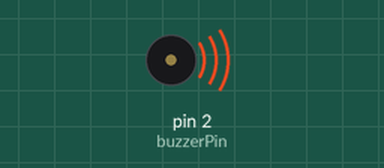
Recording of a sketch running on a simulated Arduino Uno, built with avr-gcc and run on an emulated ATmega328P. On the bench: buzzer (waves = sounding).

Above: at 2.2 s.
At 4.6 s:
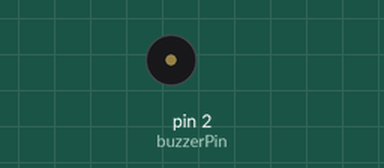
Timing chart, 0 to 7.4 s (numbered marks = the images above):
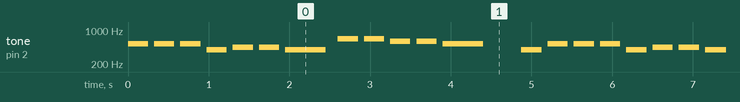

Measured:
- by itself, tone on pin 2 (buzzerPin): plays 523 Hz for 0.25 s, 523 Hz for 0.25 s, 523 Hz for 0.25 s, 392 Hz for 0.25 s, 440 Hz for 0.25 s, 440 Hz for 0.25 s … (309 notes in this stretch)

The sketch:

Arduino-Melody.ino
```cpp
/*
  Based on Tom Igoe's code
  http://www.arduino.cc/en/Tutorial/Tone
*/

#include "pitches.h"

#define buzzerPin 2

// notes in the melody:
// use 0 for a rest
// put each measure on its own line
int melody[] = {
  NOTE_C5, NOTE_C5, NOTE_C5, NOTE_G4,
  NOTE_A4, NOTE_A4, NOTE_G4, NOTE_E5,
  NOTE_E5, NOTE_D5, NOTE_D5, NOTE_C5,
  0, NOTE_G4, NOTE_C5, NOTE_C5,
  NOTE_C5, NOTE_G4, NOTE_A4, NOTE_A4,
  NOTE_G4, NOTE_E5, NOTE_E5, NOTE_D5,
  NOTE_D5, NOTE_C5, 0, NOTE_G4, NOTE_G4

};

// note durations: 1 = whole note, 4 = quarter note, 8 = eighth note, etc.:
// be sure each note or rest in the melody above has a corresponding duration below
// put each measure on its own line
int noteDurations[] = {
  4, 4, 4, 4,
  4, 4, 2, 4,
  4, 4, 4, 2,
  4, 4, 4, 4,
  4, 4, 4, 4,
  2, 4, 4, 4,
  4, 2, 4, 8,
  8,

};

// set the tempo
// a tempo of 60 is one beat per second
// a tempo of 120 would be twice as fast
int beatsPerMinute = 60;

void setup() {

}

void loop() {
  // iterate over the notes of the melody:
  int len = sizeof(melody)/sizeof(melody[0]);
  for (int thisNote = 0; thisNote < len; thisNote++) {

    // to calculate the note duration, take one second divided by the note type.
    //e.g. quarter note = 1000 / 4, eighth note = 1000/8, etc.
    int noteDuration = static_cast<int>(1000 / noteDurations[thisNote] * 60 / beatsPerMinute);
    tone(buzzerPin, melody[thisNote], noteDuration);

    // to distinguish the notes, set a minimum time between them.
    // the note's duration + 30% seems to work well:
    int pauseBetweenNotes = noteDuration * 1.30;
    delay(pauseBetweenNotes);
    // stop the tone playing:
    noTone(buzzerPin);
  }
  // Pause before playing again
  delay(1000);
}
```

pitches.h
```cpp
/*************************************************
 * Public Constants
 *************************************************/

#define NOTE_B0  31
#define NOTE_C1  33
#define NOTE_CS1 35
#define NOTE_D1  37
#define NOTE_DS1 39
#define NOTE_E1  41
#define NOTE_F1  44
#define NOTE_FS1 46
#define NOTE_G1  49
#define NOTE_GS1 52
#define NOTE_A1  55
#define NOTE_AS1 58
#define NOTE_B1  62
#define NOTE_C2  65
#define NOTE_CS2 69
#define NOTE_D2  73
#define NOTE_DS2 78
#define NOTE_E2  82
#define NOTE_F2  87
#define NOTE_FS2 93
#define NOTE_G2  98
#define NOTE_GS2 104
#define NOTE_A2  110
#define NOTE_AS2 117
#define NOTE_B2  123
#define NOTE_C3  131
#define NOTE_CS3 139
#define NOTE_D3  147
#define NOTE_DS3 156
#define NOTE_E3  165
#define NOTE_F3  175
#define NOTE_FS3 185
#define NOTE_G3  196
#define NOTE_GS3 208
#define NOTE_A3  220
#define NOTE_AS3 233
#define NOTE_B3  247
#define NOTE_C4  262
#define NOTE_CS4 277
#define NOTE_D4  294
#define NOTE_DS4 311
#define NOTE_E4  330
#define NOTE_F4  349
#define NOTE_FS4 370
#define NOTE_G4  392
#define NOTE_GS4 415
#define NOTE_A4  440
#define NOTE_AS4 466
#define NOTE_B4  494
#define NOTE_C5  523
#define NOTE_CS5 554
#define NOTE_D5  587
#define NOTE_DS5 622
#define NOTE_E5  659
#define NOTE_F5  698
#define NOTE_FS5 740
#define NOTE_G5  784
#define NOTE_GS5 831
#define NOTE_A5  880
#define NOTE_AS5 932
#define NOTE_B5  988
#define NOTE_C6  1047
#define NOTE_CS6 1109
#define NOTE_D6  1175
#define NOTE_DS6 1245
#define NOTE_E6  1319
#define NOTE_F6  1397
#define NOTE_FS6 1480
#define NOTE_G6  1568
#define NOTE_GS6 1661
#define NOTE_A6  1760
#define NOTE_AS6 1865
#define NOTE_B6  1976
#define NOTE_C7  2093
#define NOTE_CS7 2217
#define NOTE_D7  2349
#define NOTE_DS7 2489
#define NOTE_E7  2637
#define NOTE_F7  2794
#define NOTE_FS7 2960
#define NOTE_G7  3136
#define NOTE_GS7 3322
#define NOTE_A7  3520
#define NOTE_AS7 3729
#define NOTE_B7  3951
#define NOTE_C8  4186
#define NOTE_CS8 4435
#define NOTE_D8  4699
#define NOTE_DS8 4978
```
